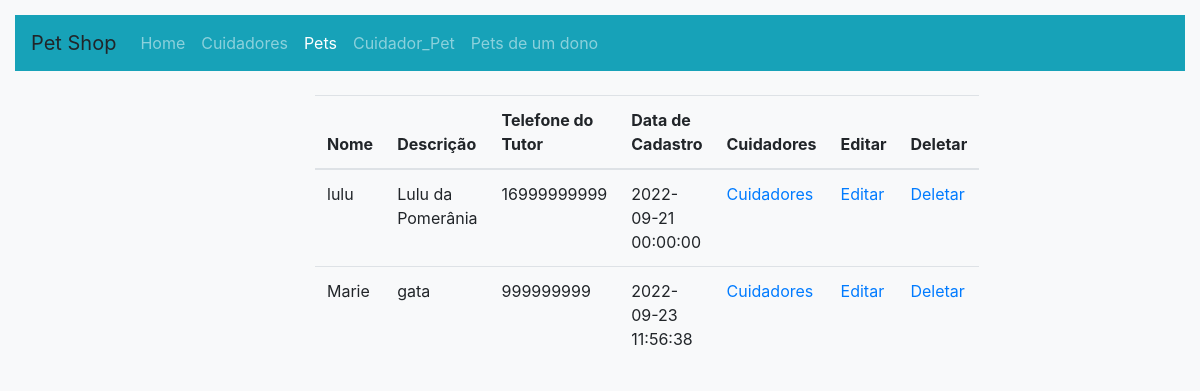
The page /ListaPets.php on the database its author committed.
### tables this page shows
CREATE TABLE `pet` (
  `id` int(11) NOT NULL,
  `nome` varchar(100) NOT NULL,
  `descricao` varchar(300) NOT NULL,
  `tel_tutor` varchar(11) NOT NULL,
  `data_cadastro` datetime NOT NULL
);

### Pet.php (called while the page is built, shortened)
<?php
class Pet{
    public static function listar()
    {
        try {
            $conexao = Conexao::getConexao();
            $sql = $conexao->prepare("select * from pet order by id");
            $sql->execute();
            return $sql->fetchAll();
        } catch (Exception $e) {
            echo $e->getMessage();
            exit;
        }
    }
    }
?>

### ListaPets.php (the view, shortened to what this page needs)
<!DOCTYPE html>
<html lang="pt-br">
<head>
    <link rel="stylesheet" href="https://stackpath.bootstrapcdn.com/bootstrap/4.1.3/css/bootstrap.min.css"
>
    <link rel="stylesheet" href="PetShop.css">
</head>
<body class="bg-light">
    <nav class="navbar navbar-expand-lg navbar-dark bg-info">
        <a class="navbar-brand">Pet Shop</a>
        <div class="collapse navbar-collapse" id="navbarNav">
            <ul class="navbar-nav">
                <li class="nav-item">
                    <a class="nav-link" href="index.php">Home</a>
                </li>
                <li class="nav-item">
                    <a class="nav-link" href="ListaCuidadores.php">Cuidadores</a>
                </li>
                <li class="nav-item active">
                    <a class="nav-link" href="ListaPets.php">Pets</a>
                </li>
                <li class="nav-item ">
                    <a class="nav-link" href="ListaCuidador_Pet.php">Cuidador_Pet</a>
                </li>
                <li class="nav-item ">
                <a class="nav-link" href="ListarPetDono.php">Pets de um dono</a>
            </li>
            </ul>
        </div>
    </nav>
    <?php
        require_once "configs/Pet.php";
        ?>
    <div class="row">
        <div class="col">
        </div>
        <div class="col-6">
            <br>
            <table class="table bg-light">
                <thead>
                    <tr>
                        <th scope="col">Nome</th>
                        <th scope="col">Descrição</th>
                        <th scope="col">Telefone do Tutor</th>
                        <th scope="col">Data de Cadastro</th>
                        <th scope="col">Cuidadores</th>
                        <th scope="col">Editar</th>
                        <th scope="col">Deletar</th>
                    </tr>
                </thead>
                <tbody>
                    <?php
                    $listaPets = Pet::listar();
                    foreach ($listaPets as $pet) {
                        echo "<tr>";
                        echo "<td>" . $pet["nome"] . "</td>";
                        echo "<td>" . $pet["descricao"] . "</td>";
                        echo "<td>" . $pet["tel_tutor"] . "</td>";
                        echo "<td>" . $pet["data_cadastro"] . "</td>";
                        $idPet = $pet["id"];
                     echo "<td><a href='cuidadoresPet.php?id=$idPet'>Cuidadores</a>
                     </td>";
                        echo "<td>
                <a href='editarPet.php?id=$idPet'>Editar</a>
                </td>";
                        echo "<td>
                    <a href='deletarPet.php?idPet=$idPet'>Deletar</a>
                </td>";
                        echo "</tr>";
                    }
                    ?>
                </tbody>
            </table>
        </div>
        <div class="col">
        </div>
    </div>
</body>
</html>

### PetShop.css (style rules this page uses)
body { padding: 15px; }

### rows shown on the page
pet: nome "lulu", descricao "Lulu da Pomerânia", tel_tutor "16999999999", data_cadastro "2022-09-21 00:00:00"
pet: nome "Marie", descricao "gata", tel_tutor "999999999", data_cadastro "2022-09-23 11:56:38"
